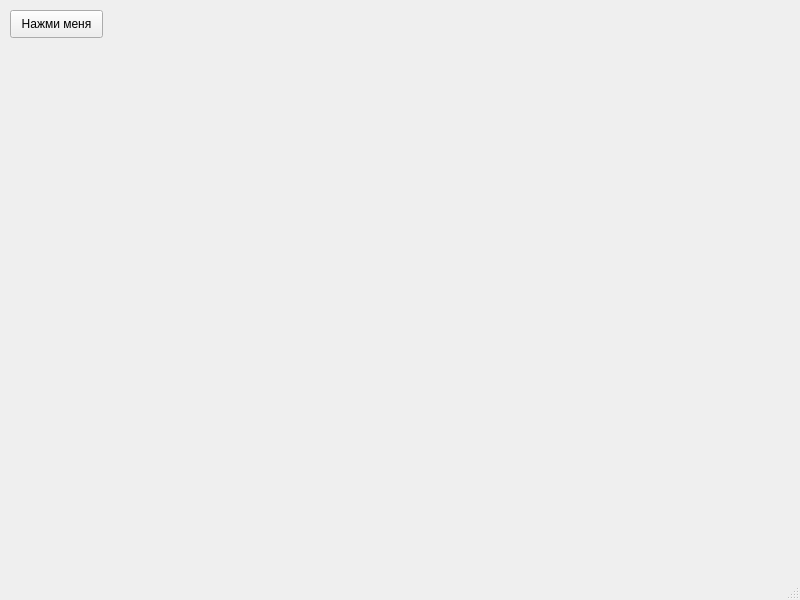
<?xml version="1.0" encoding="UTF-8"?>
<ui version="4.0">
 <class>MainWindow</class>
 <widget class="QMainWindow" name="MainWindow">
  <property name="geometry">
   <rect>
    <x>0</x>
    <y>0</y>
    <width>800</width>
    <height>600</height>
   </rect>
  </property>
  <property name="windowTitle">
   <string>MainWindow</string>
  </property>
  <widget class="QWidget" name="centralwidget">
   <widget class="QPushButton" name="pushButton">
    <property name="geometry">
     <rect>
      <x>10</x>
      <y>10</y>
      <width>93</width>
      <height>28</height>
     </rect>
    </property>
    <property name="text">
     <string>Нажми меня</string>
    </property>
   </widget>
  </widget>
  <widget class="QMenuBar" name="menubar">
   <property name="geometry">
    <rect>
     <x>0</x>
     <y>0</y>
     <width>800</width>
     <height>26</height>
    </rect>
   </property>
  </widget>
  <widget class="QStatusBar" name="statusbar"/>
 </widget>
 <resources/>
 <connections/>
</ui>
